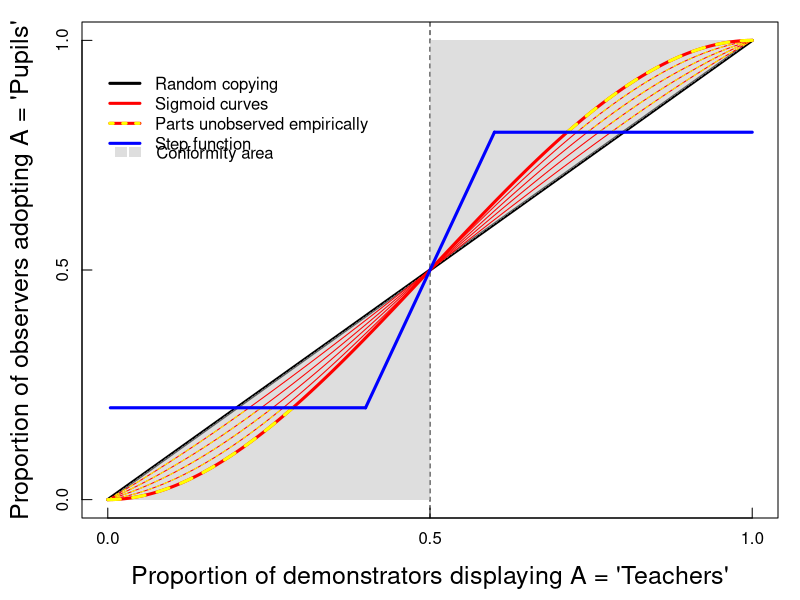

The R script that drew this image:
	
png("~/Documents/GitHub/project-conformity/conformity_graphs/sigmoid/sigmoid_step_color.png")	
	
	layout(1)
	par(mgp=c(2.5,.5,0), mar=c(4,4,1,1)+0.1)
	
	# Parameters
	s0 <- .2 ;							# value at 0 and 1
	s <- 3 ;								# slope at .5
	xlow <- (s + 2*s0 -1)/(2*s) ;		# end of the first plateau
	xhigh <- 1 - xlow ;					# beginning of the second plateau
	id <- function(x) {x} ;				# identity function
	
	# Plot frame with random copying as baseline
	plot(id, 0, 1, lwd=3,						# plot of the identity function (random copying)
		xaxp=c(0,1,2), yaxp=c(0,1,2), tck=.02,
		cex.lab=1.5,
		xlab="Proportion of demonstrators displaying A = 'Teachers'",
		ylab="Proportion of observers adopting A = 'Pupils'") ;
	abline(v = 1/2, lty="dashed") ;		# vertical line at x = .5
	
	# Fill conformity areas
	polygon(x = c(0, 1/2, 1/2), y = c(0, 0, 1/2), col=adjustcolor("gray", alpha.f=.5), border=NA)
	polygon(x = c(1, 1/2, 1/2), y = c(1, 1, 1/2), col=adjustcolor("gray", alpha.f=.5), border=NA)
	
	# Sigmoid curves
	for (k in 1:5) {
		f1 <- function(x) x + k/5*x*(1-x)*(2*x-1) - s0
		x1 <- uniroot(f1, c(0, 1/2))$root
		f2 <- function(x) x + k/5*x*(1-x)*(2*x-1) - (1 - s0)
		x2 <- uniroot(f2, c(1/2, 1))$root
		if (k==5) width <- 3 else width <- 1
		curve(x + k/5*x*(1-x)*(2*x-1), x1, x2, col="red", lwd=width, add=TRUE);
		curve(x + k/5*x*(1-x)*(2*x-1), 0, x1, col="red", lwd=width, lty=1, add=TRUE);
		curve(x + k/5*x*(1-x)*(2*x-1), x2, 1, col="red", lwd=width, lty=1, add=TRUE);
		curve(x + k/5*x*(1-x)*(2*x-1), 0, x1, col="yellow", lwd=width, lty=2, add=TRUE);
		curve(x + k/5*x*(1-x)*(2*x-1), x2, 1, col="yellow", lwd=width, lty=2, add=TRUE);
	}
	
	# Quasi-step function
	curve(1/2 + s*(x-1/2), from = xlow, to= xhigh, col="blue", lwd=3, add=TRUE) ;
	curve(s0*x/x, from=0, to=xlow, col="blue", lwd=3, add=TRUE) ;
	curve((1-s0)*x/x, from=xhigh, to=1, col="blue", lwd=3, add=TRUE) ;
	
	legend(-.02, .95, bty="n",
		legend=c("Random copying", "Sigmoid curves", "Parts unobserved empirically", "Step function"),
		col=c("black","red", "red", "blue"),
		lwd=c(3,3,3,3),
		lty=c(1,1,1,1)
		)
	legend(-.02, .95, bty="n",
		legend=c("", "", ""),
		col=c(NA,NA,"yellow"),
		lwd=c(NA,NA,3.1),
		lty=c(NA,NA,3)
		)
		
	legend(-.012, .8, bty="n",		
		legend="",
		fill=adjustcolor("gray", alpha.f=.5),
		border=NA
		)
	legend(.010, .8, bty="n",		# x+0.22
		legend="Conformity area",
		fill=adjustcolor("gray", alpha.f=.5),
		border=NA
		)

dev.off()